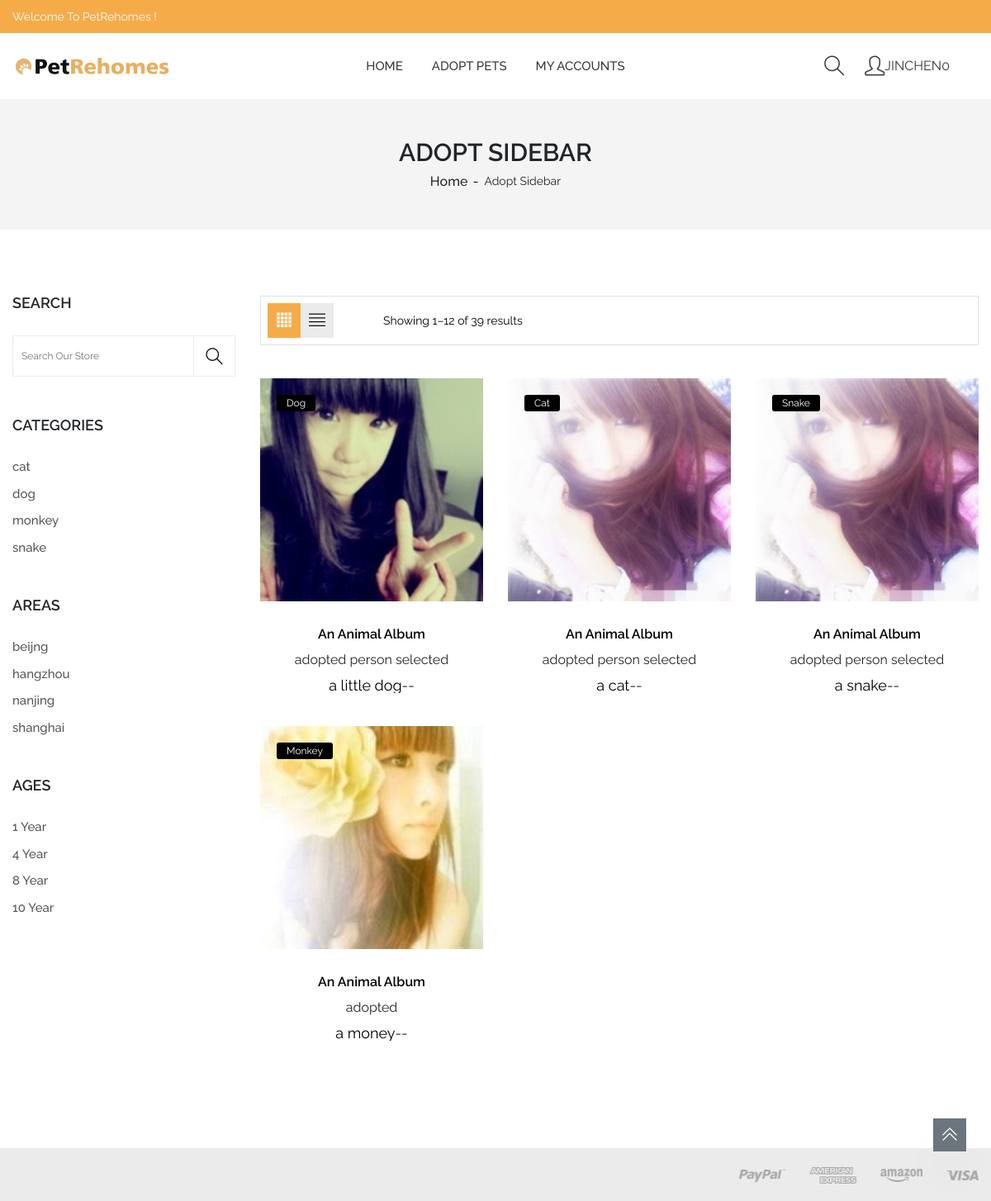
The page /pets (signed in) on the database its author committed.
### accounts/models.py (models this page shows, shortened)
class UserProfile(AbstractUser):
    mpassword = models.CharField(verbose_name='mpassword', blank=True, null=True, max_length=200, default="")
    mobile = models.CharField(verbose_name='mobile', blank=True, null=True, max_length=200, default="")
    class Meta:
        ordering = ['-id']
        verbose_name = 'user manage'
        verbose_name_plural = verbose_name

### pets/models.py (models this page shows)
class PetsInfo(models.Model):
    CHOICES = (
        ('0', 'release'),
        ('1', 'adopted person selected'),
        ('2', 'adopted'),
    )
    user = models.ForeignKey(UserProfile, on_delete=models.CASCADE)
    showimg = models.ImageField(blank=True, null=True, verbose_name='show image', upload_to="image/")
    name = models.CharField(max_length=1024, verbose_name="name")
    intro = RichTextUploadingField(verbose_name="introduce")
    area = models.CharField(max_length=1024, verbose_name="area")
    atype = models.ForeignKey(PetsType, verbose_name="type", on_delete=models.CASCADE)
    age = models.IntegerField(verbose_name='age', default=0)
    status = models.CharField(max_length=1024, verbose_name="status", default="0", choices=CHOICES)
    updated = models.DateTimeField(auto_now=True, verbose_name='updated')
    create_time = models.DateTimeField(auto_now_add=True, verbose_name='create_time')
    class Meta:
        verbose_name = 'PetsInfo'
        verbose_name_plural = 'PetsInfo'
    def __str__(self):
        return self.name

class PetsType(models.Model):
    name = models.CharField(max_length=1024, verbose_name="type name")
    updated = models.DateTimeField(auto_now=True, verbose_name='modify')
    create_time = models.DateTimeField(auto_now_add=True, verbose_name='created')
    class Meta:
        verbose_name = 'PetsType'
        verbose_name_plural = 'PetsType'
    def __str__(self):
        return self.name

### pets/views.py (the view, shortened to what this page needs)
# urls.py: path("pets", pets, name="pets"),
@login_required
def pets(request):
    try:
        all_types = PetsType.objects.filter()
        area_alist = []
        age_alist = []
        areas = PetsInfo.objects.values('area').annotate(myArea=Count('area'))
        print(areas)
        for area in areas:
            if area["area"] not in area_alist:
                area_alist.append(area["area"])
        ages = PetsInfo.objects.values('age').annotate(myAge=Count('age'))
        print(ages)
        for age in ages:
            if age["age"] not in age_alist:
                age_alist.append(age["age"])
        user = request.user
        category = request.GET.get("category", "")
        key = request.GET.get("key", "")
        age = request.GET.get("age", "")
        area = request.GET.get("area", "")
        pets = PetsInfo.objects.filter()
        if key != "":
            pets = pets.filter(name__icontains=key)
        if age != "":
            pets = pets.filter(age=age)
        if area != "":
            pets = pets.filter(area=area)
        article_list = pets.filter().order_by("-updated")
        print("----------------")
        print(article_list)
        article_list = getPage(request, article_list)
        print(article_list)
    except Exception as e:
        print(e)
    return render(request, "pets.html", locals())

### pets/views.py (called while the page is built)
def getPage(request, article_list):
    paginator = Paginator(article_list, 12)
    try:
        page = int(request.GET.get('page', 1))
        article_list = paginator.page(page)
    except (EmptyPage, InvalidPage, PageNotAnInteger):
        article_list = paginator.page(1)
    return article_list

### templates/pets.html (shortened to what this page needs)
{% extends 'base.html' %}
{% load static %}
{% block content %}
    <div class="section breadcrumb-area bg-name-bright">
        <div class="container">
            <div class="row">
                <div class="col-12 text-center">
                    <div class="breadcrumb-wrapper">
                        <h2 class="breadcrumb-title">Adopt Sidebar</h2>
                        <ul>
                            <li><a href="/">Home</a></li>
                            <li>Adopt Sidebar</li>
                        </ul>
                    </div>
                </div>
            </div>
        </div>
    </div>
    <div class="section section-margin">
        <div class="container">
            <div class="row flex-row-reverse">
                <div class="col-lg-9 col-12">
                    <div class="shop_toolbar_wrapper flex-column flex-md-row p-2 m-b-40 border">
                        <div class="shop-top-bar-left">
                            <div class="shop_toolbar_btn">
                                <button data-role="grid_3" type="button" class="active btn-grid-3" title="Grid"><i class="ti-layout-grid4-alt"></i></button>
                                <button data-role="grid_list" type="button" class="btn-list" title="List"><i class="ti-align-justify"></i></button>
                            </div>
                            <div class="shop-top-show">
                                <span>Showing 1–12 of 39 results</span>
                            </div>
                        </div>
                    </div>
                    <div class="row shop_wrapper grid_3">
                        {% for pet in article_list %}
                            <div class="col-lg-4 col-md-4 col-sm-6 product">
                                <div class="product-inner">
                                    <div class="thumb">
                                        <a href="/detail?id={{ pet.id }}" class="image">
                                            <img class="fit-image" src="/media/{{ pet.showimg }}" alt="{{ pet.name  }}" />
                                        </a>
                                        <span class="badges">
                                                <span class="sale">{{ pet.atype }}</span>
                                        </span>
                                    </div>
                                    <div class="content">
                                        <h5 class="title"><a href="/detail?id={{ pet.id }}">An Animal Album</a></h5>
                                        <span class="rating">
                                                {{ pet.get_status_display }}
                                            </span>
                                        <span class="price">
                                                <span class="new">{{ pet.name }}</span>--
                                        </span>
                                    </div>
                                </div>
                            </div>
                        {% endfor %}
                    </div>
                </div>
                <div class="col-lg-3 col-12">
                    <aside class="sidebar_widget m-t-50 mt-lg-0">
                        <div class="widget_inner">
                            <div class="widget-list m-b-50">
                                <h3 class="widget-title m-b-30">Search</h3>
                                <form method="get" action="/pets">
                                    <div class="search-box">
                                        <input name="key" type="text" class="form-control" placeholder="Search Our Store" aria-label="Search Our Store">
                                        <button class="search-icon" type="submit">
                                            <i class="icon-magnifier"></i>
                                        </button>
                                    </div>
                                </form>
                            </div>
                            <div class="widget-list m-b-50">
                                <h3 class="widget-title m-b-30">Categories</h3>
                                <div class="sidebar-body">
                                    <ul class="sidebar-list">
                                        {% for ca in all_types %}
                                            <li><a href="/pets?category={{ ca.id }}">{{ ca.name }}</a></li>
                                        {% endfor %}
                                    </ul>
                                </div>
                            </div>
                            <div class="widget-list m-b-50">
                                <h3 class="widget-title m-b-30">Areas</h3>
                                <div class="sidebar-body">
                                    <ul class="sidebar-list">
                                        {% for area in area_alist %}
                                            <li><a href="/pets?area={{ area }}">{{ area }}</a></li>
                                        {% endfor %}
                                    </ul>
                                </div>
                            </div>
                            <div class="widget-list m-b-50">
                                <h3 class="widget-title m-b-30">Ages</h3>
                                <div class="sidebar-body">
                                    <ul class="sidebar-list">
                                        {% for age in age_alist %}
                                            <li><a href="/pets?age={{ age }}">{{ age }} Year</a></li>
                                        {% endfor %}
                                    </ul>
                                </div>
                            </div>
                        </div>
                    </aside>
                </div>
            </div>
        </div>
    </div>
{% endblock %}

### templates/base.html (shortened to what this page needs)
<!DOCTYPE html>
<html lang="en">
<head>
    <link rel="stylesheet" href="/static/css/vendor/vendor.min.css">
    <link rel="stylesheet" href="/static/css/plugins/plugins.min.css">
    <link rel="stylesheet" href="/static/css/style.min.css">
</head>
<body>
    <div class="header section">
        <div class="header-top bg-name-primary">
            <div class="container">
                <div class="row align-items-center">
                    <div class="col-12 col-lg-6">
                        <div class="header-top-msg-wrapper">
                            <p class="header-top-message">Welcome To PetRehomes !</p>
                        </div>
                    </div>
                </div>
            </div>
        </div>
        <div class="header-bottom">
            <div class="header-sticky">
                <div class="container">
                    <div class="row align-items-center position-relative">
                        <div class="col-lg-3 col-md-4 col-6">
                            <div class="header-logo">
                                <a href="/"><img src="/static/images/logo/logo.jpg" alt="Site Logo" /></a>
                            </div>
                        </div>
                        <div class="col-lg-6 d-none d-lg-block">
                            <div class="main-menu">
                                <ul>
                                    <li><a href="/">Home</a></li>
                                    <li><a href="/pets">Adopt pets</a></li>
                                    <li><a href="/my_info">My Accounts</a></li>
                                </ul>
                            </div>
                        </div>
                        <div class="col-lg-3 col-md-8 col-6">
                            <div class="header-actions">
                                <div class="header-action-btn header-action-btn-search d-none d-md-flex">
                                    <div class="action-execute">
                                        <a class="action-search-open" href="javascript:void(0)"><i class="icon-magnifier icons"></i></a>
                                    </div>
                                </div>
                                <a href="/my_info" class="header-action-btn header-action-btn-wishlist">
                                    <i class="icon-user icons"></i>
                                    {% if request.user.username %}
                                        {{ request.user.username }}
                                    {% endif %}
                                </a>
                                <div class="header-action-btn header-action-btn-cart d-none d-sm-flex">
                                </div>
                            </div>
                        </div>
                    </div>
                </div>
            </div>
        </div>
    </div>
    {% block content %}{% endblock %}
    <footer class="section footer-section" style="margin-top: 50px">
        <div class="footer-bottom bg-name-light p-t-20 p-b-20">
            <div class="container">
                <div class="row align-items-center m-b-n20">
                    <div class="col-md-6 text-center text-md-end order-1 order-md-2 m-b-20">
                        <div class="payment">
                            <a href="#/">
                                <img class="fit-image" src="/static/images/payment/payment_large.png" alt="Payment">
                            </a>
                        </div>
                    </div>
                </div>
            </div>
        </div>
    </footer>
    <a href="#" class="scroll-top show" id="scroll-top">
        <i class="arrow-top ti-angle-double-up"></i>
    </a>
</body>
</html>

### rows shown on the page
UserProfile: user.username "JINCHEN0"
PetsInfo: showimg (picture), atype "Dog", status "adopted person selected", name "a little dog"
PetsInfo: showimg (picture), atype "Cat", status "adopted person selected", name "a cat"
PetsInfo: showimg (picture), atype "Snake", status "adopted person selected", name "a snake"
PetsInfo: showimg (picture), atype "Monkey", status "adopted", name "a money"
PetsType: name "cat"
PetsType: name "dog"
PetsType: name "monkey"
PetsType: name "snake"

### other values the page prints
{{ area }} "beijng" "hangzhou" "nanjing" "shanghai"
{{ age }} "1" "4" "8" "10"
